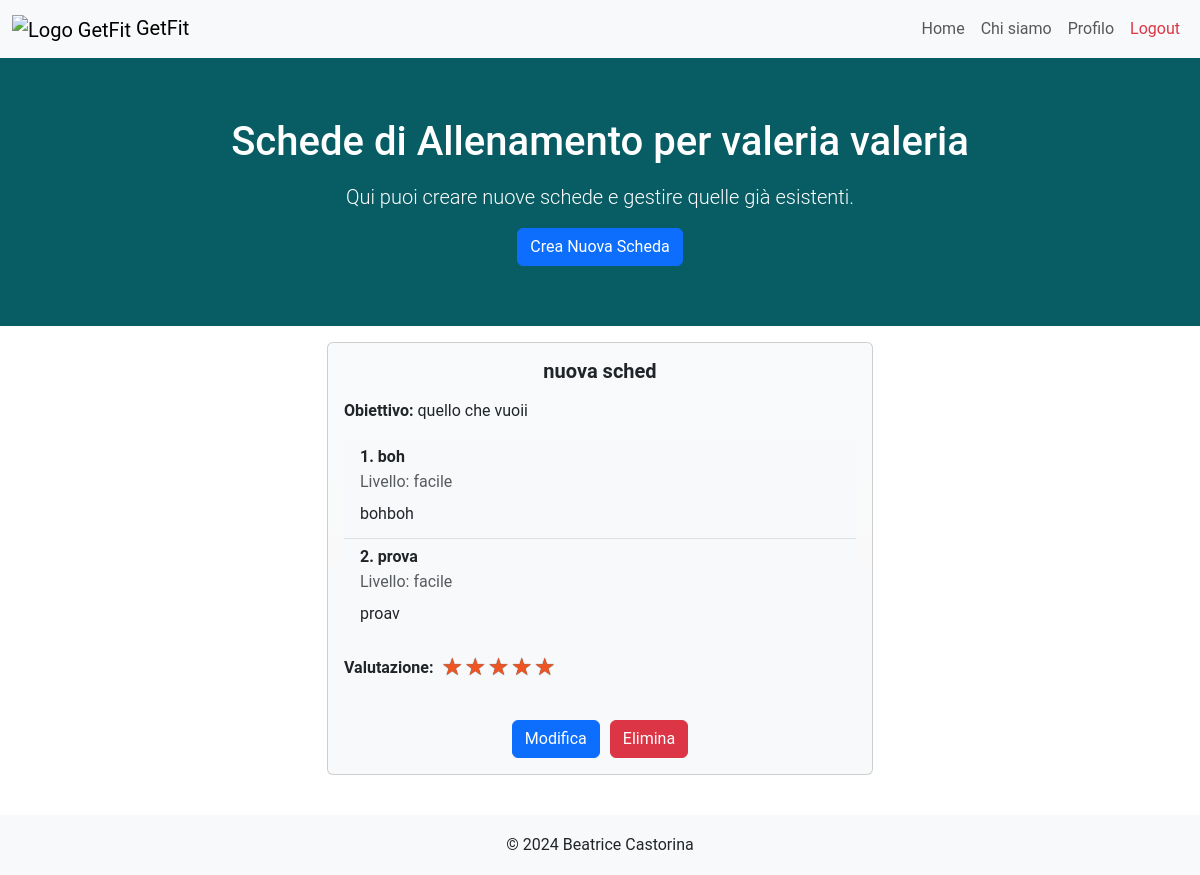
The page /schede?client_id=7 (signed in) on the database as committed earlier.
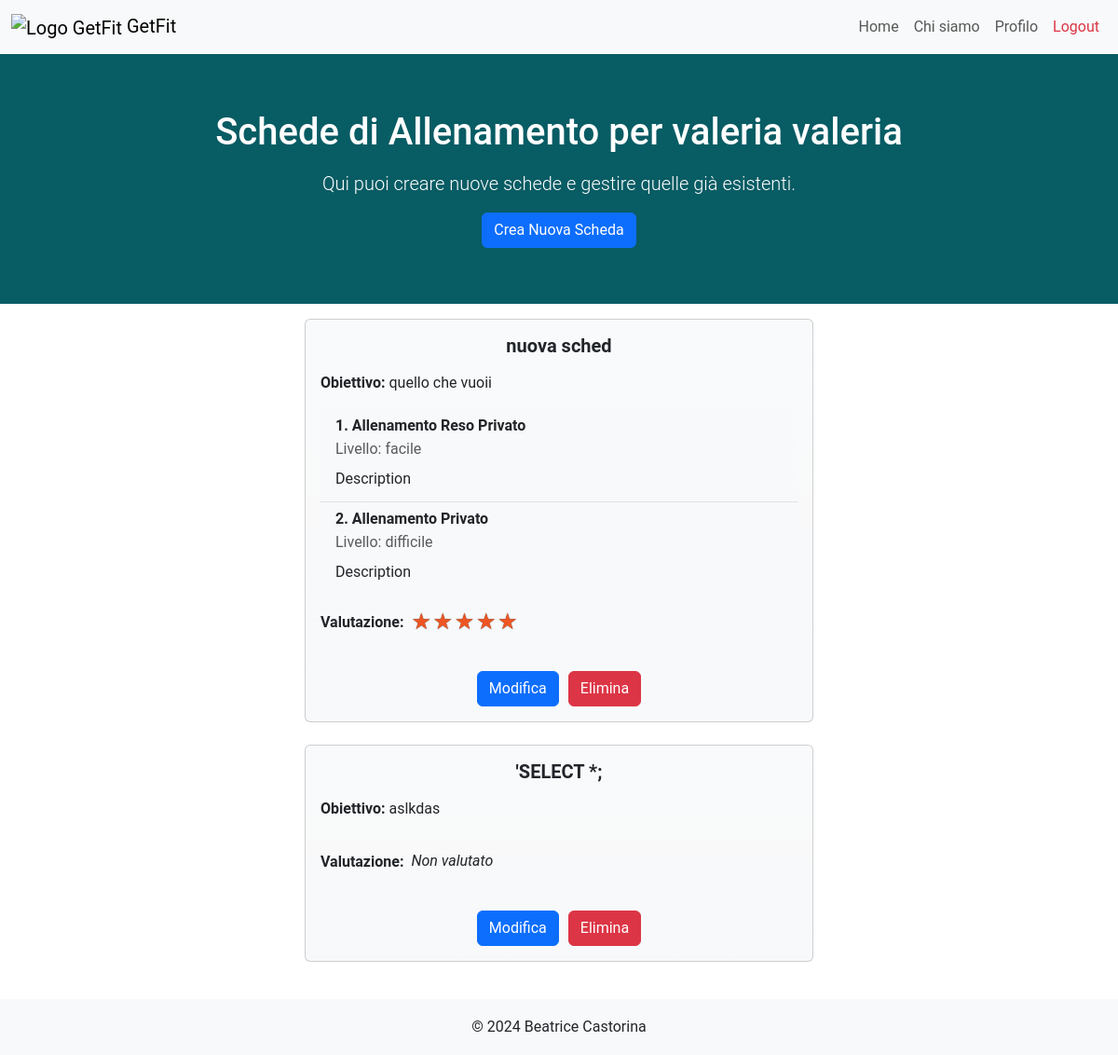
The same page on the database as committed later.
### tables this page shows
CREATE TABLE "Schede" (
	"client_id"	INTEGER NOT NULL,
	"pt_id"	INTEGER NOT NULL,
	"id_scheda"	INTEGER,
	"rating"	INTEGER,
	"titolo"	TEXT NOT NULL,
	"obiettivo"	TEXT NOT NULL,
	PRIMARY KEY("id_scheda" AUTOINCREMENT),
	FOREIGN KEY("client_id") REFERENCES "Clients"("client_id"),
	FOREIGN KEY("pt_id") REFERENCES "PersonalTrainers"("pt_id")
);

CREATE TABLE "Allenamenti" (
	"id_allenamento"	INTEGER,
	"pt_id"	INTEGER NOT NULL,
	"titolo"	TEXT NOT NULL,
	"descrizione"	TEXT NOT NULL,
	"livello"	TEXT NOT NULL,
	"visibile"	INTEGER NOT NULL,
	"data_creazione"	TEXT NOT NULL,
	PRIMARY KEY("id_allenamento" AUTOINCREMENT),
	FOREIGN KEY("pt_id") REFERENCES "PersonalTrainers"("pt_id")
);

### app.py (the view)
@app.route("/schede")
def schede():
  email = utenti_dao.get_email(request)
  user, type = utenti_dao.get_user_by_email(email)
  if type == 0: # A pt is logged
    client_id = request.args.get("client_id")
    name = utenti_dao.get_full_name(client_id, 'client')
  else: # A client is logged
    client_id = user['client_id']
    name = utenti_dao.get_full_name(user['pt_id'],'pt')
  schede = schede_dao.get_schede_by_client_id(client_id)
  schede_ids = [scheda['id_scheda'] for scheda in schede]
  allenamenti_by_id_scheda = {}
  for id_scheda in schede_ids:
    workout_ids = schede_dao.get_allenamenti_ids_by_id_scheda(id_scheda)
    ids = [obj['id_allenamento'] for obj in workout_ids]
    allenamenti_obj_by_id_scheda=[allenamenti_dao.get_allenamento(id) for id in ids]
    allenamenti_by_id_scheda[id_scheda] = allenamenti_obj_by_id_scheda
  return render_template("schede.html",client_id=client_id,schede=schede,allenamenti=allenamenti_by_id_scheda,name=name)

### allenamenti_dao.py (called while the page is built)
def get_allenamento(id_allenamento):
	query = 'SELECT * FROM Allenamenti WHERE id_allenamento=?'
	connection = sqlite3.connect('db/personal.db')
	connection.row_factory = sqlite3.Row
	cursor = connection.cursor()
	cursor.execute(query,(id_allenamento,))
	allenamento = cursor.fetchone()
	cursor.close()
	connection.close()
	return allenamento

### app.py (called while the page is built)
@login_manager.user_loader
def load_user(user_email):
  user_db, type = utenti_dao.get_user_by_email(user_email)
  if type == 0:
    user = PersonalTrainer(nome=user_db['nome'], cognome=user_db['cognome'], genere=user_db['genere'], pt_id=user_db['pt_id'], rating=user_db['rating'], numOfRatings=user_db['numOfRatings'], email=user_db['email'], password=user_db['password'])
  else:
    user = Client(nome=user_db['nome'], cognome=user_db['cognome'], genere=user_db['genere'], client_id=user_db['client_id'], pt_id=user_db['pt_id'], email=user_db['email'], password=user_db['password'])
  return user

### utenti_dao.py (called while the page is built)
def get_email(request):
	try:
		return request.cookies.get('remember_token').split('|')[0]
	except Exception as e:
		return None

### templates/schede.html (shortened to what the changed rows need)
{% extends "base.html" %}
{% block style %} {{url_for('static', filename='css/schede_styles.css')}} {% endblock %}
{% block content %}
	{% if current_user.__class__.__name__ == "PersonalTrainer" %}
		<section class="hero-section">
			<div class="container">
				<h1 class="mb-3">Schede di Allenamento per {{name}}</h1>
			</div>
		</section>
	{% endif %}
	<ul class="list-group" id="lista">
    <section class="workout-plans-section py-3">
			<div class="container">
				{% for scheda in schede %}
				<div class="row">
					<div class="col-lg-6 col-md-8 mx-auto">
						<div class="card mb-4">
							<div class="card-body">
								<h5 class="card-title text-center mb-3"><strong>{{scheda.titolo}}</strong></h5>
								<p class="card-text"><strong>Obiettivo:</strong> {{scheda.obiettivo}}</p>
								<ul class="list-group list-group-flush">
									{% for workout in allenamenti[scheda.id_scheda]%}
										<li class="list-group-item">
											 <h6 class="card-title"><strong>{{loop.index}}. {{workout.titolo}}</strong></h6>
											<p class="card-subtitle mb-2 text-body-secondary">Livello: {{workout.livello}}</p>
											<p class="card-text mb-1">{{workout.descrizione}}</p>
										</li>
									{% endfor %}
								</ul>
								{% if current_user.__class__.__name__ == "Client" %}
									<form action="/update_rating" method="post">
										<fieldset class="btn-group-action pt-3">
											<span class="star-cb-group">
												<input type="radio" id="rating-5-{{loop.index}}" name="rating" value="5" required {% if scheda.rating ==5 %}checked{% endif %}/>
												<label for="rating-5-{{loop.index}}">5</label>
												<input type="radio" id="rating-4-{{loop.index}}" name="rating" value="4" {% if scheda.rating ==4 %}checked{% endif %}/>
												<label for="rating-4-{{loop.index}}">4</label>
												<input type="radio" id="rating-3-{{loop.index}}" name="rating" value="3" {% if scheda.rating ==3 %}checked{% endif %}/>
												<label for="rating-3-{{loop.index}}">3</label>
												<input type="radio" id="rating-2-{{loop.index}}" name="rating" value="2" {% if scheda.rating ==2 %}checked{% endif %}/>
												<label for="rating-2-{{loop.index}}">2</label>
												<input type="radio" id="rating-1-{{loop.index}}" name="rating" value="1" {% if scheda.rating ==1 %}checked{% endif %}/>
												<label for="rating-1-{{loop.index}}">1</label>
											</span>
											<input type="hidden" id="id_scheda" name="id_scheda" value="{{scheda.id_scheda}}"/>
											<input type="hidden" id="oldRating" name="oldRating" value="{{scheda.rating}}"/>
											<button type="submit" class="btn btn-primary">Lascia un Voto</button>
										</fieldset>
									</form>
								{% else %}
								<div class="d-flex align-items-center">
									<p id="p-rating"><strong>Valutazione:</strong></p>
									{% if scheda.rating is not none %}
									<div class="rating">
										<span class="{% if scheda.rating > 0.5 %}star-full{% else %}star-empty{% endif %}">{% if scheda.rating > 0.5 %}★{% else %}☆{% endif %}</span>
										<span class="{% if scheda.rating > 1.5 %}star-full{% else %}star-empty{% endif %}">{% if scheda.rating > 1.5 %}★{% else %}☆{% endif %}</span>
										<span class="{% if scheda.rating > 2.5 %}star-full{% else %}star-empty{% endif %}">{% if scheda.rating > 2.5 %}★{% else %}☆{% endif %}</span>
										<span class="{% if scheda.rating > 3.5 %}star-full{% else %}star-empty{% endif %}">{% if scheda.rating > 3.5 %}★{% else %}☆{% endif %}</span>
										<span class="{% if scheda.rating > 4.5 %}star-full{% else %}star-empty{% endif %}">{% if scheda.rating > 4.5 %}★{% else %}☆{% endif %}</span>
									</div>
									{% else %}
										<em>Non valutato</em>
									{% endif %}
								</div>
									<br>
									<div class="btn-group-action">
										<a href="/modify_scheda/{{scheda.id_scheda}}" class="btn btn-primary">Modifica</a>
										<form action="/delete_scheda" method="post" class="d-inline">
											<button type="submit" class="btn btn-danger">Elimina</button>
										</form>
									</div>
								{% endif %}
							</div>
						</div>
					</div>
				</div>
				{% endfor %}
			</div>
		</section>
	</ul>
{% endblock %}

Rows that differ between the two databases and show on the page:
changed Allenamenti "facile": titolo "boh" → "Allenamento Reso Privato"; descrizione "bohboh" → "Description"
changed Allenamenti: titolo "prova" → "Allenamento Privato"; livello "facile" → "difficile"; descrizione "proav" → "Description"
added Schede: titolo "'SELECT *;", obiettivo "aslkdas", shows "Non valutato"
